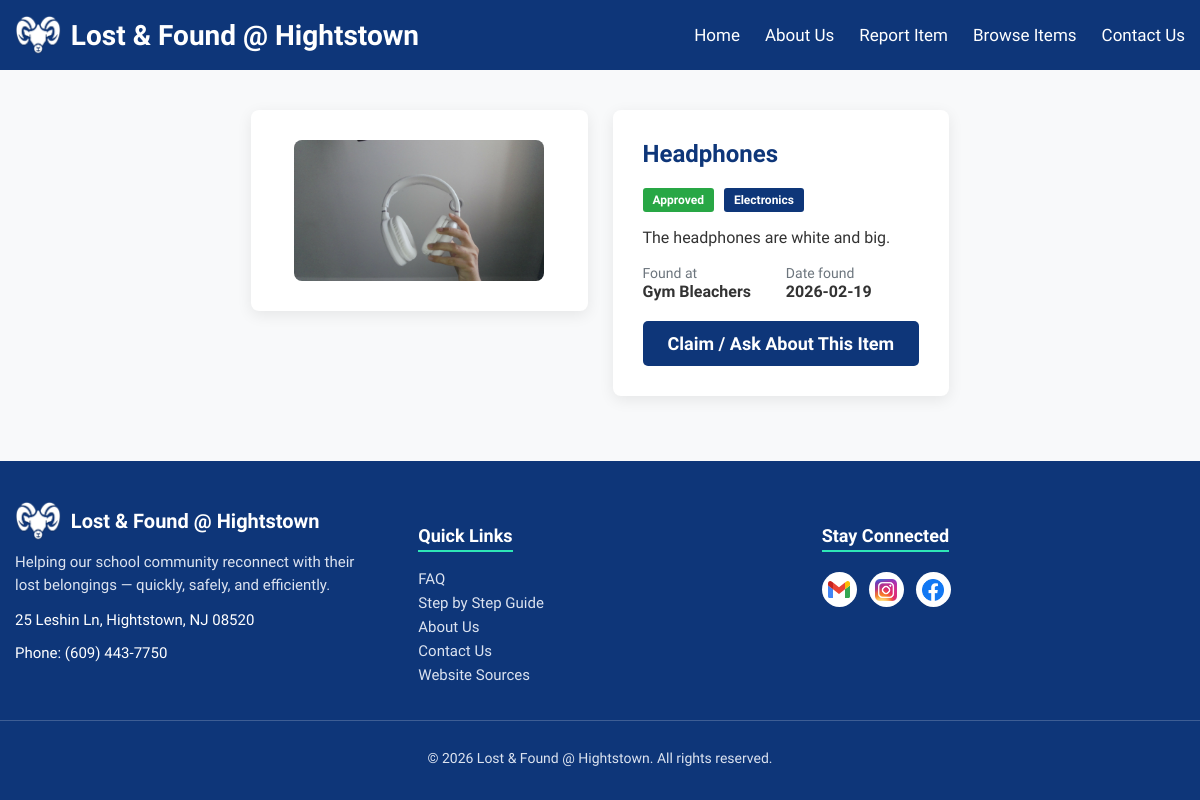
Page /item/16 on the committed database.
### tables this page shows
CREATE TABLE items (
            id INTEGER PRIMARY KEY AUTOINCREMENT,
            title TEXT NOT NULL,
            description TEXT,
            category TEXT,
            location_found TEXT,
            date_found TEXT,
            photo_filename TEXT,
            status TEXT DEFAULT 'pending', -- pending, approved, claimed
            created_at TEXT DEFAULT CURRENT_TIMESTAMP
        );

### lostfound_app.py (the view)
@app.route("/item/<int:item_id>")
def item_detail(item_id):
    con = get_db()
    item = con.execute("SELECT * FROM items WHERE id = ?", (item_id,)).fetchone()
    con.close()
    if not item or item["status"] not in ("approved", "claimed"):
        abort(404)
    return render_template("item_detail.html", item=item)

### lostfound_app.py (called while the page is built)
def get_db():
    con = sqlite3.connect(DB_PATH)
    con.row_factory = sqlite3.Row
    return con

### templates/item_detail.html
{% extends "base.html" %}
{% block content %}
<div class="item-detail-grid">
  <div class="card">
    {% if item['photo_filename'] %}
      <img alt="Item photo" loading="lazy" src="{{ url_for('uploaded_file', filename=item['photo_filename']) }}" class="item-detail-photo">
    {% endif %}
  </div>
  <div class="card">
    <h2>{{ item['title'] }}</h2>
    <div class="item-meta">
      <span class="status {{ item['status'] }}">{{ item['status']|capitalize }}</span>
      {% if item['category'] %}<span class="badge">{{ item['category'] }}</span>{% endif %}
    </div>
    {% if item['description'] %}
      <p>{{ item['description'] }}</p>
    {% endif %}
    <div class="item-info-grid">
      {% if item['location_found'] %}<div><small class="muted">Found at</small><div><strong>{{ item['location_found'] }}</strong></div></div>{% endif %}
      {% if item['date_found'] %}<div><small class="muted">Date found</small><div><strong>{{ item['date_found'] }}</strong></div></div>{% endif %}
    </div>
    <div class="item-actions">
      <a class="btn" href="{{ url_for('claim_item', item_id=item['id']) }}">Claim / Ask About This Item</a>
    </div>
  </div>
</div>
{% endblock %}

### static/styles.css (style rules this page uses)
body { font-family: 'Source Sans Pro', sans-serif; color: #333; background-color: #f8f9fa; margin: 0; display: flex; flex-direction: column; min-height: 100vh; }
.card { background-color: #fff; border-radius: 8px; box-shadow: 0 4px 15px rgba(0, 0, 0, 0.08); padding: 30px; margin-bottom: 20px; }
.card h2, .card h3 { margin-top: 0; color: #0E3679; }
.btn { background-color: #0E3679; color: #fff; border: none; padding: 12px 25px; border-radius: 5px; cursor: pointer; font-size: 18px; font-weight: 600; text-decoration: none; display: inline-block; transition: background-color 0.3s ease; }
.item-meta { display: flex; align-items: center; gap: 10px; margin-bottom: 10px; }
.item-info-grid { display: grid; grid-template-columns: 1fr; gap: 10px; margin-top: 15px; }
@media (min-width: 768px) { .item-info-grid { grid-template-columns: 1fr 1fr; } }
.item-actions { margin-top: 20px; }
.status { display: inline-block; padding: 5px 10px; border-radius: 3px; font-size: 12px; font-weight: 600; color: #fff; }
.status.approved { background-color: #28a745; }
.badge { display: inline-block; padding: 5px 10px; border-radius: 3px; font-size: 12px; font-weight: 600; background-color: #0E3679; color: #fff; }
.muted { color: #6c757d; font-size: 14px; }
.item-detail-photo { max-width: 250px; height: auto; border-radius: 8px; display: block; margin: 0 auto; object-fit: cover; }
@media (min-width: 768px) { .item-detail-grid { grid-template-columns: 1fr 2fr; } }
.item-detail-grid { display: grid; grid-template-columns: 1fr 1fr; gap: 25px; align-items: start; }

### rows in the picture
items: photo_filename (picture), title "Headphones", status "Approved", category "Electronics", description "The headphones are white and big.", location_found "Gym Bleachers", date_found "2026-02-19"
